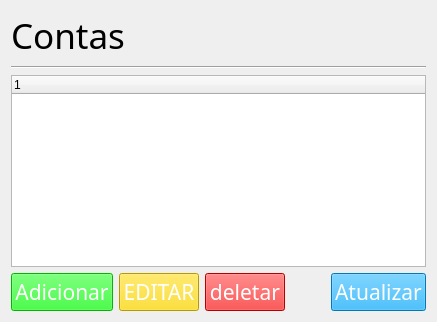
      <widget class="QWidget" name="pg_conta">
       <layout class="QVBoxLayout" name="verticalLayout_13">
        <item>
         <layout class="QVBoxLayout" name="vl_titulo_13">
          <item>
           <widget class="QLabel" name="labelTitulo_13">
            <property name="font">
             <font>
              <family>Bebas Neue</family>
              <pointsize>26</pointsize>
             </font>
            </property>
            <property name="text">
             <string>Contas</string>
            </property>
           </widget>
          </item>
          <item>
           <widget class="Line" name="line_13">
            <property name="orientation">
             <enum>Qt::Horizontal</enum>
            </property>
           </widget>
          </item>
         </layout>
        </item>
        <item>
         <widget class="QTreeWidget" name="tabelaConta">
          <column>
           <property name="text">
            <string notr="true">1</string>
           </property>
          </column>
         </widget>
        </item>
        <item>
         <layout class="QHBoxLayout" name="hl_botoes_12">
          <item>
           <widget class="QPushButton" name="adicionarConta">
            <property name="sizePolicy">
             <sizepolicy hsizetype="Minimum" vsizetype="Fixed">
              <horstretch>0</horstretch>
              <verstretch>0</verstretch>
             </sizepolicy>
            </property>
            <property name="minimumSize">
             <size>
              <width>80</width>
              <height>0</height>
             </size>
            </property>
            <property name="font">
             <font>
              <family>Bebas Neue</family>
              <pointsize>16</pointsize>
             </font>
            </property>
            <property name="styleSheet">
             <string notr="true">color: rgb(255, 255, 255);
background-color: rgb(0, 255, 0);
border-color: transparent;</string>
            </property>
            <property name="text">
             <string>Adicionar</string>
            </property>
           </widget>
          </item>
          <item>
           <widget class="QPushButton" name="editarConta">
            <property name="sizePolicy">
             <sizepolicy hsizetype="Minimum" vsizetype="Fixed">
              <horstretch>0</horstretch>
              <verstretch>0</verstretch>
             </sizepolicy>
            </property>
            <property name="minimumSize">
             <size>
              <width>80</width>
              <height>0</height>
             </size>
            </property>
            <property name="font">
             <font>
              <family>Bebas Neue</family>
              <pointsize>16</pointsize>
             </font>
            </property>
            <property name="styleSheet">
             <string notr="true">color: rgb(255, 255, 255);
background-color: rgb(255, 217, 0);
border-color: transparent;</string>
            </property>
            <property name="text">
             <string>EDITAR</string>
            </property>
           </widget>
          </item>
          <item>
           <widget class="QPushButton" name="deletarConta">
            <property name="sizePolicy">
             <sizepolicy hsizetype="Minimum" vsizetype="Fixed">
              <horstretch>0</horstretch>
              <verstretch>0</verstretch>
             </sizepolicy>
            </property>
            <property name="minimumSize">
             <size>
              <width>80</width>
              <height>0</height>
             </size>
            </property>
            <property name="font">
             <font>
              <family>Bebas Neue</family>
              <pointsize>16</pointsize>
             </font>
            </property>
            <property name="styleSheet">
             <string notr="true">color: rgb(255, 255, 255);
background-color: rgb(255, 0, 0);
border-color: transparent;</string>
            </property>
            <property name="text">
             <string>deletar</string>
            </property>
            <property name="flat">
             <bool>false</bool>
            </property>
           </widget>
          </item>
          <item>
           <spacer name="espH_12">
            <property name="orientation">
             <enum>Qt::Horizontal</enum>
            </property>
            <property name="sizeType">
             <enum>QSizePolicy::Expanding</enum>
            </property>
            <property name="sizeHint" stdset="0">
             <size>
              <width>40</width>
              <height>20</height>
             </size>
            </property>
           </spacer>
          </item>
          <item>
           <widget class="QPushButton" name="atualizarContas">
            <property name="sizePolicy">
             <sizepolicy hsizetype="Minimum" vsizetype="Fixed">
              <horstretch>0</horstretch>
              <verstretch>0</verstretch>
             </sizepolicy>
            </property>
            <property name="minimumSize">
             <size>
              <width>80</width>
              <height>0</height>
             </size>
            </property>
            <property name="font">
             <font>
              <family>Bebas Neue</family>
              <pointsize>16</pointsize>
             </font>
            </property>
            <property name="styleSheet">
             <string notr="true">color: rgb(255, 255, 255);
background-color: rgb(0, 170, 255);
border-color: transparent;</string>
            </property>
            <property name="text">
             <string>Atualizar</string>
            </property>
           </widget>
          </item>
         </layout>
        </item>
       </layout>
      </widget>
